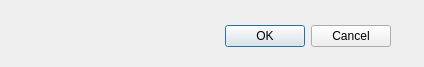
<?xml version="1.0" encoding="UTF-8"?>
<ui version="4.0">
 <class>Dialog</class>
 <widget class="QDialog" name="Dialog">
  <property name="geometry">
   <rect>
    <x>0</x>
    <y>0</y>
    <width>424</width>
    <height>67</height>
   </rect>
  </property>
  <property name="windowTitle">
   <string>Dialog</string>
  </property>
  <widget class="QDialogButtonBox" name="buttonBox">
   <property name="geometry">
    <rect>
     <x>50</x>
     <y>20</y>
     <width>341</width>
     <height>32</height>
    </rect>
   </property>
   <property name="orientation">
    <enum>Qt::Horizontal</enum>
   </property>
   <property name="standardButtons">
    <set>QDialogButtonBox::Cancel|QDialogButtonBox::Ok</set>
   </property>
  </widget>
 </widget>
 <resources/>
 <connections>
  <connection>
   <sender>buttonBox</sender>
   <signal>accepted()</signal>
   <receiver>Dialog</receiver>
   <slot>accept()</slot>
   <hints>
    <hint type="sourcelabel">
     <x>248</x>
     <y>254</y>
    </hint>
    <hint type="destinationlabel">
     <x>157</x>
     <y>274</y>
    </hint>
   </hints>
  </connection>
  <connection>
   <sender>buttonBox</sender>
   <signal>rejected()</signal>
   <receiver>Dialog</receiver>
   <slot>reject()</slot>
   <hints>
    <hint type="sourcelabel">
     <x>316</x>
     <y>260</y>
    </hint>
    <hint type="destinationlabel">
     <x>286</x>
     <y>274</y>
    </hint>
   </hints>
  </connection>
 </connections>
</ui>
